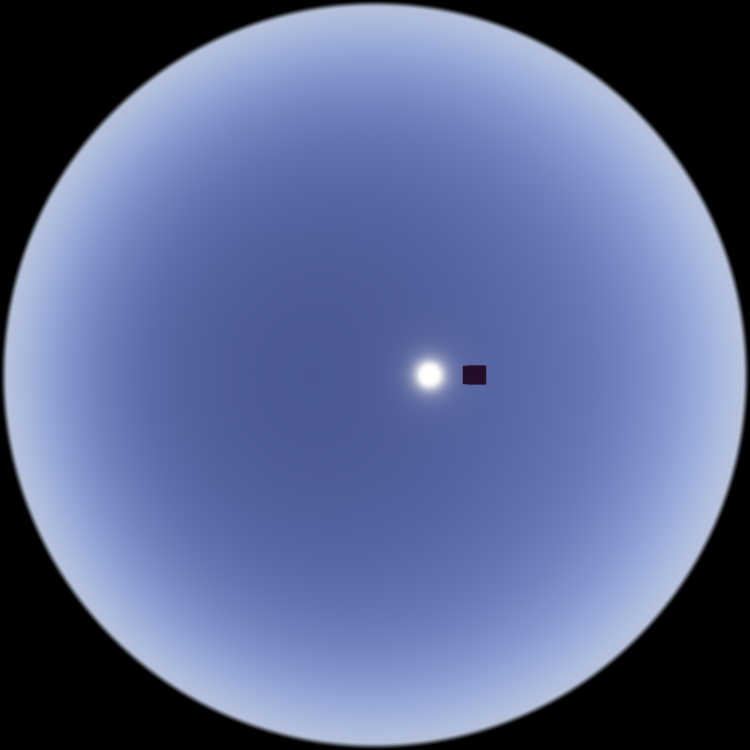
#> input picture images/image.png, 3000 x 3000 px, found by its file name (shown at 1/4 size)
$ python show.py
#> lines starting #> are read from the running program, lines starting #| are printed output that depends on the picture
# coding: utf-8
import cv2
import numpy as np
import matplotlib.pyplot as plt
img = cv2.imread("image.png")
#> img is the input picture: shape (3000, 3000, 3); mean B, G, R 145.1, 103.7, 92


# print img.shape
pts=-np.load('pts.npy')
#> (reads src/pts.npy from the repository)
plt.imshow(pts[:,:,:])
plt.show()
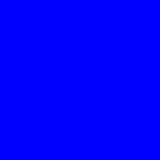
#> shown: shape (160, 160, 3) float32; mean R, G, B 0, 0, 1
def on_EVENT_LBUTTONDOWN(event, x, y, flags, param):
    if event == cv2.EVENT_LBUTTONDOWN:
        x=x*2
        y=y*2
        pos = str(pts[y//5,x//5,2]//1000)
        cv2.circle(img, (x, y), 1, (255, 0, 0), thickness=-1)
        cv2.putText(img, pos, (x, y), cv2.FONT_HERSHEY_PLAIN,
                    5.0, (0, 0, 0), thickness=3)
        cv2.imshow("image", cv2.resize(img,(1500,1500)))


cv2.namedWindow("image")
cv2.setMouseCallback("image", on_EVENT_LBUTTONDOWN)
cv2.imshow("image",cv2.resize(img,(1500,1500)))

while (True):
    try:
        cv2.waitKey(100)
    except Exception:
        cv2.destroyAllWindows()
        break

cv2.waitKey(0)
cv2.destroyAllWindows()
